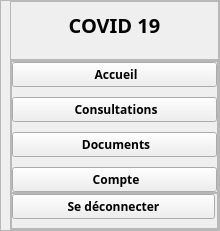
     <widget class="QWidget" name="leftMenu" native="true">
      <property name="sizePolicy">
       <sizepolicy hsizetype="Preferred" vsizetype="Expanding">
        <horstretch>0</horstretch>
        <verstretch>0</verstretch>
       </sizepolicy>
      </property>
      <property name="minimumSize">
       <size>
        <width>220</width>
        <height>0</height>
       </size>
      </property>
      <property name="maximumSize">
       <size>
        <width>220</width>
        <height>16777215</height>
       </size>
      </property>
      <layout class="QVBoxLayout" name="verticalLayout_6">
       <property name="spacing">
        <number>6</number>
       </property>
       <property name="leftMargin">
        <number>0</number>
       </property>
       <property name="topMargin">
        <number>0</number>
       </property>
       <property name="rightMargin">
        <number>0</number>
       </property>
       <property name="bottomMargin">
        <number>0</number>
       </property>
       <item>
        <widget class="QFrame" name="leftMenuFrame">
         <property name="sizePolicy">
          <sizepolicy hsizetype="Preferred" vsizetype="Expanding">
           <horstretch>0</horstretch>
           <verstretch>0</verstretch>
          </sizepolicy>
         </property>
         <property name="frameShape">
          <enum>QFrame::StyledPanel</enum>
         </property>
         <property name="frameShadow">
          <enum>QFrame::Raised</enum>
         </property>
         <layout class="QVBoxLayout" name="verticalLayout_7">
          <property name="spacing">
           <number>0</number>
          </property>
          <property name="leftMargin">
           <number>9</number>
          </property>
          <property name="topMargin">
           <number>0</number>
          </property>
          <property name="rightMargin">
           <number>0</number>
          </property>
          <property name="bottomMargin">
           <number>0</number>
          </property>
          <item>
           <widget class="QFrame" name="frame_2">
            <property name="frameShape">
             <enum>QFrame::StyledPanel</enum>
            </property>
            <property name="frameShadow">
             <enum>QFrame::Raised</enum>
            </property>
            <layout class="QHBoxLayout" name="horizontalLayout_8">
             <property name="bottomMargin">
              <number>20</number>
             </property>
             <item>
              <widget class="QLabel" name="logoLbl">
               <property name="font">
                <font>
                 <family>Noto Sans</family>
                 <pointsize>15</pointsize>
                 <weight>75</weight>
                 <bold>true</bold>
                </font>
               </property>
               <property name="text">
                <string>COVID 19</string>
               </property>
               <property name="alignment">
                <set>Qt::AlignCenter</set>
               </property>
              </widget>
             </item>
            </layout>
           </widget>
          </item>
          <item>
           <widget class="QFrame" name="frame_3">
            <property name="sizePolicy">
             <sizepolicy hsizetype="Preferred" vsizetype="Expanding">
              <horstretch>0</horstretch>
              <verstretch>0</verstretch>
             </sizepolicy>
            </property>
            <property name="frameShape">
             <enum>QFrame::StyledPanel</enum>
            </property>
            <property name="frameShadow">
             <enum>QFrame::Raised</enum>
            </property>
            <layout class="QVBoxLayout" name="verticalLayout_9">
             <property name="spacing">
              <number>0</number>
             </property>
             <property name="leftMargin">
              <number>0</number>
             </property>
             <property name="topMargin">
              <number>0</number>
             </property>
             <property name="rightMargin">
              <number>0</number>
             </property>
             <property name="bottomMargin">
              <number>0</number>
             </property>
             <item alignment="Qt::AlignTop">
              <widget class="QFrame" name="leftBtnFrame">
               <property name="sizePolicy">
                <sizepolicy hsizetype="Preferred" vsizetype="Expanding">
                 <horstretch>0</horstretch>
                 <verstretch>0</verstretch>
                </sizepolicy>
               </property>
               <property name="frameShape">
                <enum>QFrame::StyledPanel</enum>
               </property>
               <property name="frameShadow">
                <enum>QFrame::Raised</enum>
               </property>
               <layout class="QVBoxLayout" name="verticalLayout_8">
                <property name="spacing">
                 <number>10</number>
                </property>
                <property name="leftMargin">
                 <number>0</number>
                </property>
                <property name="topMargin">
                 <number>0</number>
                </property>
                <property name="rightMargin">
                 <number>0</number>
                </property>
                <property name="bottomMargin">
                 <number>0</number>
                </property>
                <item>
                 <widget class="QPushButton" name="homeBtn">
                  <property name="font">
                   <font>
                    <family>Noto Sans</family>
                    <weight>75</weight>
                    <bold>true</bold>
                   </font>
                  </property>
                  <property name="cursor">
                   <cursorShape>PointingHandCursor</cursorShape>
                  </property>
                  <property name="text">
                   <string> Accueil</string>
                  </property>
                  <property name="icon">
                   <iconset resource="../resource.qrc">
                    <normaloff>:/icons/icons/others/home-removebg-preview.png</normaloff>:/icons/icons/others/home-removebg-preview.png</iconset>
                  </property>
                  <property name="iconSize">
                   <size>
                    <width>50</width>
                    <height>50</height>
                   </size>
                  </property>
                 </widget>
                </item>
                <item>
                 <widget class="QPushButton" name="consultingBtn">
                  <property name="font">
                   <font>
                    <family>Noto Sans</family>
                    <weight>75</weight>
                    <bold>true</bold>
                   </font>
                  </property>
                  <property name="cursor">
                   <cursorShape>PointingHandCursor</cursorShape>
                  </property>
                  <property name="text">
                   <string> Consultations</string>
                  </property>
                  <property name="icon">
                   <iconset resource="../resource.qrc">
                    <normaloff>:/icons/icons/others/doctor-removebg-preview.png</normaloff>:/icons/icons/others/doctor-removebg-preview.png</iconset>
                  </property>
                  <property name="iconSize">
                   <size>
                    <width>50</width>
                    <height>50</height>
                   </size>
                  </property>
                 </widget>
                </item>
                <item>
                 <widget class="QPushButton" name="documentsBtn">
                  <property name="font">
                   <font>
                    <family>Noto Sans</family>
                    <weight>75</weight>
                    <bold>true</bold>
                   </font>
                  </property>
                  <property name="cursor">
                   <cursorShape>PointingHandCursor</cursorShape>
                  </property>
                  <property name="text">
                   <string> Documents</string>
                  </property>
                  <property name="icon">
                   <iconset resource="../resource.qrc">
                    <normaloff>:/icons/icons/others/briefcase2_document.png</normaloff>:/icons/icons/others/briefcase2_document.png</iconset>
                  </property>
                  <property name="iconSize">
                   <size>
                    <width>50</width>
                    <height>50</height>
                   </size>
                  </property>
                 </widget>
                </item>
                <item>
                 <widget class="QPushButton" name="accountLeftBtn">
                  <property name="font">
                   <font>
                    <family>Noto Sans</family>
                    <weight>75</weight>
                    <bold>true</bold>
                   </font>
                  </property>
                  <property name="cursor">
                   <cursorShape>PointingHandCursor</cursorShape>
                  </property>
                  <property name="text">
                   <string> Compte</string>
                  </property>
                  <property name="icon">
                   <iconset resource="../resource.qrc">
                    <normaloff>:/icons/icons/others/user_edit-removebg-preview.png</normaloff>:/icons/icons/others/user_edit-removebg-preview.png</iconset>
                  </property>
                  <property name="iconSize">
                   <size>
                    <width>50</width>
                    <height>50</height>
                   </size>
                  </property>
                 </widget>
                </item>
               </layout>
              </widget>
             </item>
             <item alignment="Qt::AlignBottom">
              <widget class="QFrame" name="logoutFrame">
               <property name="frameShape">
                <enum>QFrame::StyledPanel</enum>
               </property>
               <property name="frameShadow">
                <enum>QFrame::Raised</enum>
               </property>
               <layout class="QVBoxLayout" name="verticalLayout_10">
                <property name="spacing">
                 <number>10</number>
                </property>
                <property name="leftMargin">
                 <number>0</number>
                </property>
                <property name="topMargin">
                 <number>0</number>
                </property>
                <property name="rightMargin">
                 <number>2</number>
                </property>
                <property name="bottomMargin">
                 <number>9</number>
                </property>
                <item>
                 <widget class="QPushButton" name="logoutBtn">
                  <property name="font">
                   <font>
                    <family>Noto Sans</family>
                    <weight>75</weight>
                    <bold>true</bold>
                   </font>
                  </property>
                  <property name="cursor">
                   <cursorShape>PointingHandCursor</cursorShape>
                  </property>
                  <property name="text">
                   <string>Se déconnecter</string>
                  </property>
                  <property name="icon">
                   <iconset resource="../resource.qrc">
                    <normaloff>:/icons/icons/others/exit-removebg-preview.png</normaloff>:/icons/icons/others/exit-removebg-preview.png</iconset>
                  </property>
                  <property name="iconSize">
                   <size>
                    <width>50</width>
                    <height>50</height>
                   </size>
                  </property>
                  <property name="checkable">
                   <bool>false</bool>
                  </property>
                  <property name="checked">
                   <bool>false</bool>
                  </property>
                 </widget>
                </item>
               </layout>
              </widget>
             </item>
            </layout>
           </widget>
          </item>
         </layout>
        </widget>
       </item>
      </layout>
     </widget>
